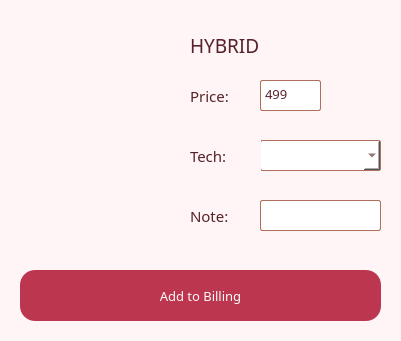
           <widget class="QWidget" name="tabs_hybrid" native="true">
            <property name="geometry">
             <rect>
              <x>440</x>
              <y>20</y>
              <width>401</width>
              <height>341</height>
             </rect>
            </property>
            <property name="cursor">
             <cursorShape>ArrowCursor</cursorShape>
            </property>
            <property name="styleSheet">
             <string notr="true">border-radius: 20px;
background-color: #fff5f6</string>
            </property>
            <widget class="QLabel" name="logo_home_27">
             <property name="geometry">
              <rect>
               <x>20</x>
               <y>30</y>
               <width>151</width>
               <height>211</height>
              </rect>
             </property>
             <property name="styleSheet">
              <string notr="true"/>
             </property>
             <property name="text">
              <string/>
             </property>
             <property name="pixmap">
              <pixmap>pics/hybrid.png</pixmap>
             </property>
             <property name="scaledContents">
              <bool>true</bool>
             </property>
            </widget>
            <widget class="QLabel" name="label_hybrid">
             <property name="geometry">
              <rect>
               <x>190</x>
               <y>30</y>
               <width>151</width>
               <height>31</height>
              </rect>
             </property>
             <property name="font">
              <font>
               <family>Vogue</family>
               <pointsize>14</pointsize>
              </font>
             </property>
             <property name="styleSheet">
              <string notr="true">color:  rgb(85,34,41);</string>
             </property>
             <property name="text">
              <string>HYBRID</string>
             </property>
             <property name="alignment">
              <set>Qt::AlignLeading|Qt::AlignLeft|Qt::AlignVCenter</set>
             </property>
            </widget>
            <widget class="QLabel" name="label_home_61">
             <property name="geometry">
              <rect>
               <x>190</x>
               <y>80</y>
               <width>51</width>
               <height>31</height>
              </rect>
             </property>
             <property name="font">
              <font>
               <family>Classy Vogue</family>
               <pointsize>11</pointsize>
              </font>
             </property>
             <property name="styleSheet">
              <string notr="true">color:  rgb(85,34,41);
border: 0px;</string>
             </property>
             <property name="text">
              <string>Price:</string>
             </property>
             <property name="alignment">
              <set>Qt::AlignLeading|Qt::AlignLeft|Qt::AlignVCenter</set>
             </property>
            </widget>
            <widget class="QPlainTextEdit" name="hybrid_price">
             <property name="geometry">
              <rect>
               <x>260</x>
               <y>80</y>
               <width>61</width>
               <height>31</height>
              </rect>
             </property>
             <property name="font">
              <font>
               <family>Classy Vogue</family>
               <pointsize>10</pointsize>
              </font>
             </property>
             <property name="styleSheet">
              <string notr="true">background-color: white;
border-radius: 2px;
border: 1px solid #af6f5c;
color:  rgb(85,34,41);</string>
             </property>
             <property name="plainText">
              <string>499</string>
             </property>
            </widget>
            <widget class="QComboBox" name="stylist_choice_hybrid">
             <property name="geometry">
              <rect>
               <x>260</x>
               <y>140</y>
               <width>121</width>
               <height>31</height>
              </rect>
             </property>
             <property name="font">
              <font>
               <family>Classy Vogue</family>
               <pointsize>10</pointsize>
              </font>
             </property>
             <property name="cursor">
              <cursorShape>PointingHandCursor</cursorShape>
             </property>
             <property name="styleSheet">
              <string notr="true">background-color: white;
border-radius: 2px;
border: 1px solid #af6f5c;
color:  rgb(85,34,41);</string>
             </property>
             <property name="currentIndex">
              <number>-1</number>
             </property>
             <item>
              <property name="text">
               <string>Liza</string>
              </property>
             </item>
             <item>
              <property name="text">
               <string>Cecil</string>
              </property>
             </item>
             <item>
              <property name="text">
               <string>Beng</string>
              </property>
             </item>
             <item>
              <property name="text">
               <string>Mar</string>
              </property>
             </item>
            </widget>
            <widget class="QLabel" name="label_home_62">
             <property name="geometry">
              <rect>
               <x>190</x>
               <y>140</y>
               <width>71</width>
               <height>31</height>
              </rect>
             </property>
             <property name="font">
              <font>
               <family>Classy Vogue</family>
               <pointsize>11</pointsize>
              </font>
             </property>
             <property name="styleSheet">
              <string notr="true">color:  rgb(85,34,41);
border: 0px;</string>
             </property>
             <property name="text">
              <string>Tech:</string>
             </property>
             <property name="alignment">
              <set>Qt::AlignLeading|Qt::AlignLeft|Qt::AlignVCenter</set>
             </property>
            </widget>
            <widget class="QLabel" name="label_home_63">
             <property name="geometry">
              <rect>
               <x>190</x>
               <y>200</y>
               <width>71</width>
               <height>31</height>
              </rect>
             </property>
             <property name="font">
              <font>
               <family>Classy Vogue</family>
               <pointsize>11</pointsize>
              </font>
             </property>
             <property name="styleSheet">
              <string notr="true">color:  rgb(85,34,41);
border: 0px;</string>
             </property>
             <property name="text">
              <string>Note:</string>
             </property>
             <property name="alignment">
              <set>Qt::AlignLeading|Qt::AlignLeft|Qt::AlignVCenter</set>
             </property>
            </widget>
            <widget class="QPlainTextEdit" name="hybrid_note">
             <property name="geometry">
              <rect>
               <x>260</x>
               <y>200</y>
               <width>121</width>
               <height>31</height>
              </rect>
             </property>
             <property name="font">
              <font>
               <family>Classy Vogue</family>
               <pointsize>10</pointsize>
              </font>
             </property>
             <property name="cursor" stdset="0">
              <cursorShape>IBeamCursor</cursorShape>
             </property>
             <property name="styleSheet">
              <string notr="true">background-color: white;
border-radius: 2px;
border: 1px solid #af6f5c;
color:  rgb(85,34,41);</string>
             </property>
             <property name="plainText">
              <string/>
             </property>
            </widget>
            <widget class="QLabel" name="addOrder_hybrid">
             <property name="geometry">
              <rect>
               <x>20</x>
               <y>270</y>
               <width>361</width>
               <height>51</height>
              </rect>
             </property>
             <property name="font">
              <font>
               <family>Classy Vogue</family>
               <pointsize>10</pointsize>
              </font>
             </property>
             <property name="styleSheet">
              <string notr="true">color: rgba(254,250,249,255);
background-color: rgb(188,54,79);
border-radius: 15px;</string>
             </property>
             <property name="text">
              <string>Add to Billing</string>
             </property>
             <property name="alignment">
              <set>Qt::AlignCenter</set>
             </property>
            </widget>
            <widget class="QPushButton" name="bttn_hybrid">
             <property name="geometry">
              <rect>
               <x>20</x>
               <y>270</y>
               <width>361</width>
               <height>51</height>
              </rect>
             </property>
             <property name="cursor">
              <cursorShape>PointingHandCursor</cursorShape>
             </property>
             <property name="styleSheet">
              <string notr="true">background-color: rgba(0, 0, 0, 0);</string>
             </property>
             <property name="text">
              <string/>
             </property>
             <property name="autoDefault">
              <bool>false</bool>
             </property>
             <property name="flat">
              <bool>true</bool>
             </property>
            </widget>
           </widget>
